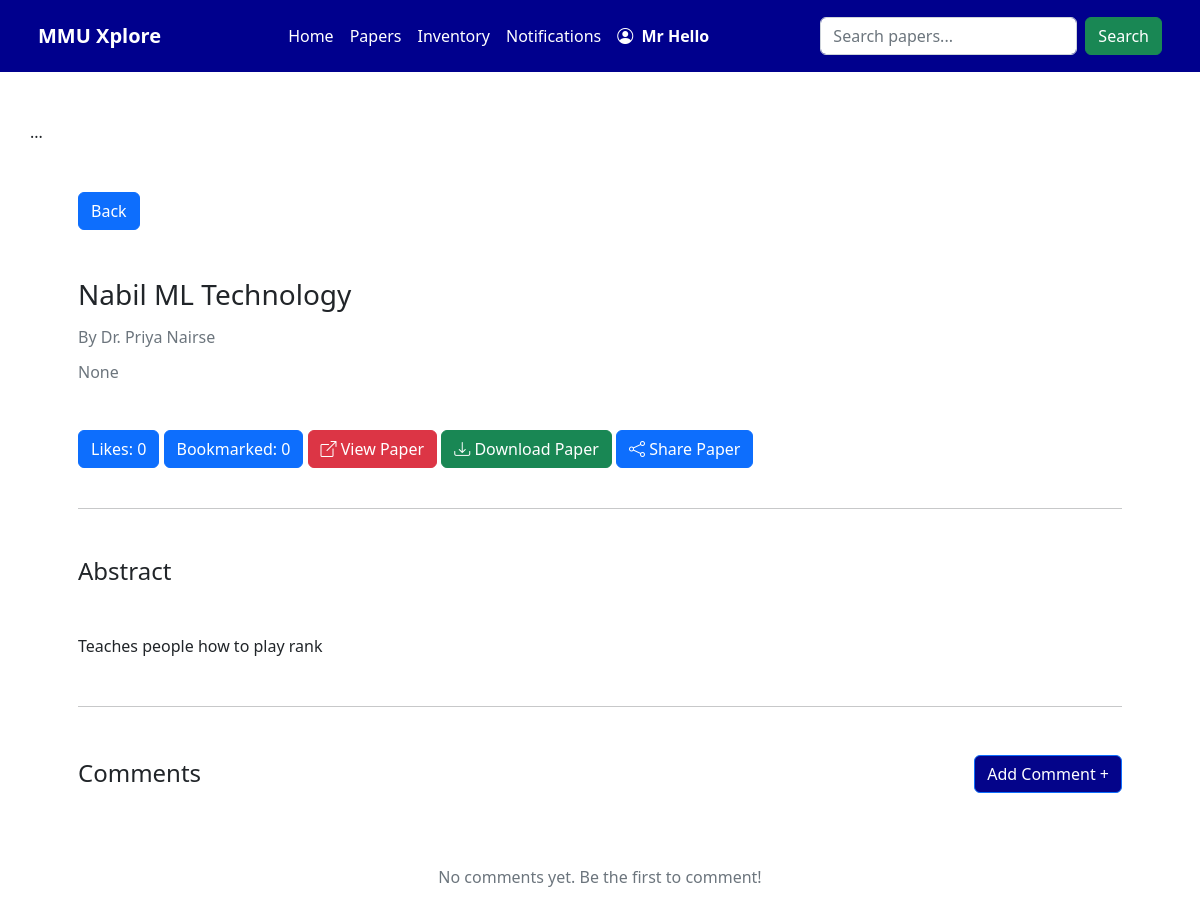
Page /view_research_paper/14/ (signed in) on the earlier database version.
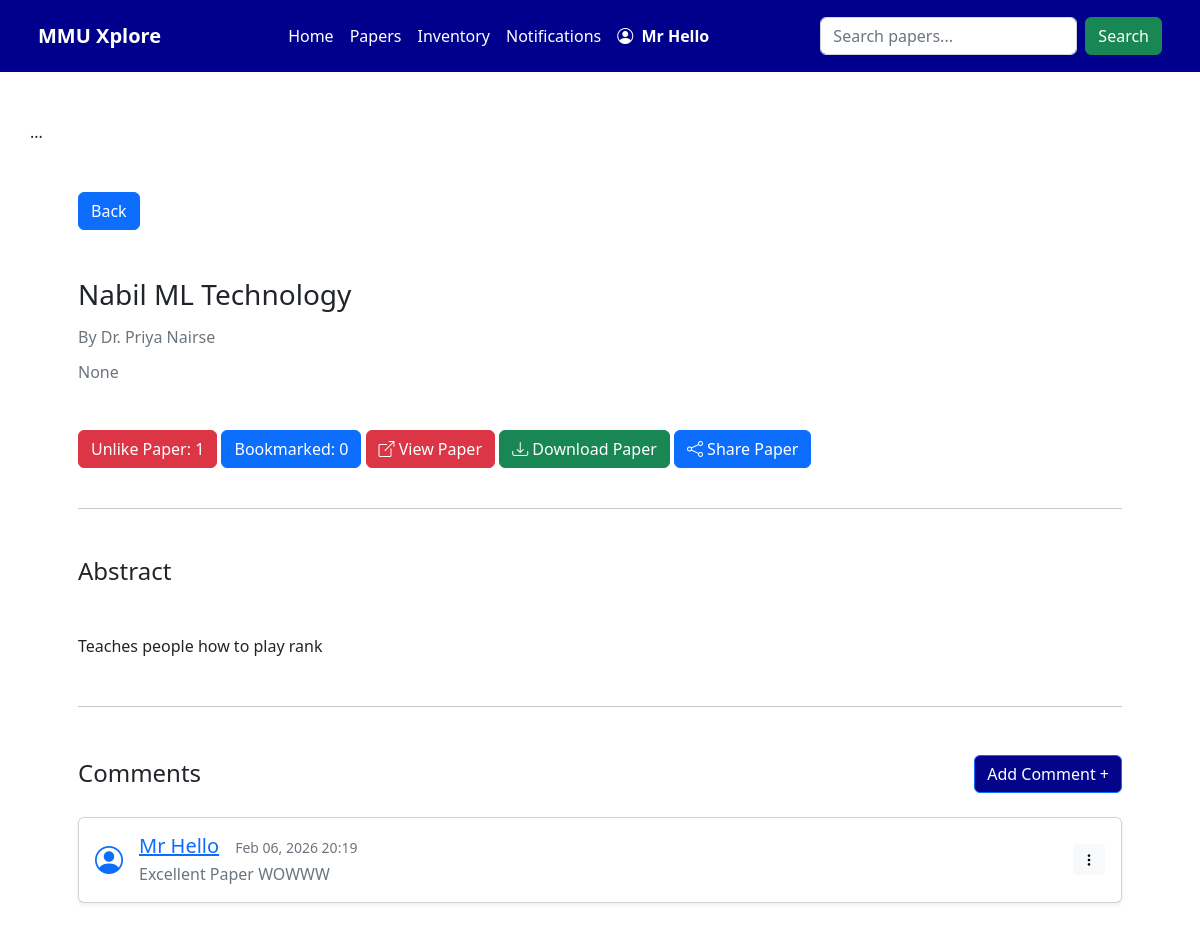
Same page on the later database version.
### myapp/models.py (models this page shows, shortened)
class ResearchPaper(models.Model):
    PAPER_STATUS_CHOICES = [
        ('pending', 'Pending'),
        ('approved', 'Approved'),
        ('rejected', 'Rejected'),
    ]
    paper_id = models.AutoField(primary_key=True)
    researcher_id = models.ForeignKey(Researcher, on_delete=models.CASCADE , null=True, blank=True)
    prog_coor_id = models.ForeignKey(ProgrammeCoordinator, on_delete=models.SET_NULL, null=True, blank=True)
    paper_title = models.CharField(max_length=250)
    paper_category = models.CharField(max_length=100)
    paper_desc = models.TextField()
    paper_doi = models.CharField(max_length=100, blank=True, verbose_name="DOI")
    paper_pdf = models.FileField(upload_to='research_papers/')
    paper_status = models.CharField(max_length=20, choices=PAPER_STATUS_CHOICES, default='Pending')
    paper_coauthor = models.ManyToManyField(User, related_name='coauthored_papers', blank=True)
    total_bookmarked = models.IntegerField(default=0)
    total_likes = models.IntegerField(default=0)
    student_id = models.ForeignKey(Student, on_delete=models.SET_NULL, null=True, blank=True)
    published_date = models.DateField(null=True, blank=True)
    last_updated = models.DateTimeField(auto_now=True)

class User(models.Model):
     user_id = models.AutoField(primary_key=True)
     fullname = models.CharField(max_length=150 , default='unknown' , blank=True)
     university_id = models.CharField(max_length=50, unique=True , default='0000')
     email = models.EmailField(unique=True , default='unknown@example.com')
     password = models.CharField(max_length=250 , default='password')
     role = models.CharField(max_length=50, default='student')
     avatar = models.FileField(upload_to='profile/', blank=True, null=True)
     date_joined = models.DateTimeField(auto_now_add=True )

class Comment(models.Model):
    comment_id = models.AutoField(primary_key=True)
    paper_id = models.ForeignKey(ResearchPaper, on_delete=models.CASCADE, related_name='comments')
    user_id = models.ForeignKey(User, on_delete=models.CASCADE)
    admin_id = models.ForeignKey(Admin, on_delete=models.SET_NULL, null=True, blank=True)
    message_desc = models.TextField()
    created_at = models.DateTimeField(auto_now_add=True)

### myapp/views.py (the view)
# urls.py: path('view_research_paper/<int:paper_id>/', views.view_research_paper, name='view_research_paper'),
def view_research_paper(request, paper_id):
    research_papers = ResearchPaper.objects.get(paper_id=paper_id)
    researcher = research_papers.researcher_id
    researchname = researcher.user_id.fullname
    comments = Comment.objects.filter(paper_id=research_papers)
    user_name = request.session.get('user_name', 'Guest')
    user_id = request.session.get('user_id')
    notifications = Notification.objects.filter(user_id__fullname=user_name).order_by('-created_at') if user_name != 'Guest' else []
    has_liked = False
    has_bookmarked = False
    if user_id:
      has_liked = Likes.objects.filter(paper_id=research_papers, user_id=user_id).exists()
      has_bookmarked = Bookmarks.objects.filter(paper_id=research_papers, user_id=user_id).exists()
    if user_name != 'Guest':
        is_admin = Admin.objects.filter(user_name=user_name).exists()
    return render(request , 'view_research_paper.html', {'user_name': user_name , 'research_papers': research_papers , 'researcher': researcher , 'is_admin': is_admin ,'researchname': researchname, 'comments': comments , 'notifications': notifications , 'has_liked': has_liked, 'has_bookmarked': has_bookmarked , 'user_id': user_id} )

### myapp/views.py (called while the page is built)
def notification_context(request):
    user_name = request.session.get('user_name', 'Guest')
    user_id = request.session.get('user_id')
    read_ids = request.session.get('read_notifications', [])
    notifications = [] # This will essentially be "unread_notifications" for the navbar
    if user_id:
        all_notifs = Notification.objects.filter(user_id_id=user_id).order_by('-created_at')
        notifications = [n for n in all_notifs if n.notify_id not in read_ids]
    elif user_name != 'Guest':
         user = User.objects.filter(fullname=user_name).first()
         if user:
             all_notifs = Notification.objects.filter(user_id=user).order_by('-created_at')
             notifications = [n for n in all_notifs if n.notify_id not in read_ids]
    return {'notifications': notifications}

### myapp/templates/view_research_paper.html (shortened to what the changed rows need)
<!DOCTYPE html>
<html lang="en">
<head>
    <link href="https://cdn.jsdelivr.net/npm/bootstrap@5.2.3/dist/css/bootstrap.min.css" rel="stylesheet"
>
    <link rel="stylesheet" href="https://cdn.jsdelivr.net/npm/bootstrap-icons@1.11.1/font/bootstrap-icons.css">
</head>
<body>
    {% if is_admin %}
    {% include 'components/admin_navbar.html' %}
    {% else %}
    {% include 'components/student_navbar.html' %}
    {% endif %}
    <div class="container  p-5 ">
        <a class="btn btn-primary mb-5" href="{% url 'researchpaper' %}">Back</a>
        <h3 class="mb-3">{{ research_papers.paper_title }}</h3>
        <h6 class="text-muted mb-3">By {{ researchname }}</h6>
        <h6 class="text-muted mb-5">{{ research_papers.published_date }}</h6>
        {% if has_liked %}
        <a href="{% url 'unlike_paper' paper_id=research_papers.paper_id %}" class=" btn btn-danger mb-3"> Unlike Paper: {{ research_papers.total_likes }}</a>
        {% else %}
        <a href="{% url 'like_paper' paper_id=research_papers.paper_id %}" class=" btn btn-primary mb-3"> Likes: {{ research_papers.total_likes }}</a>
        {% endif %}
        {% if has_bookmarked %}
        <a href="{% url 'remove_bookmark' paper_id=research_papers.paper_id %}" class=" btn btn-danger mb-3"> Unbookmark: {{ research_papers.total_bookmarked }}</a>
        {% else %}
        <a href="{% url 'bookmark_paper' paper_id=research_papers.paper_id %}" class=" btn btn-primary mb-3"> Bookmarked: {{ research_papers.total_bookmarked }}</a>
        {% endif %}
{% if research_papers.paper_pdf %}
    <a href="{{ research_papers.paper_pdf.url }}" target="_blank" class="btn btn-danger mb-3">
        <i class="bi bi-box-arrow-up-right"></i> View Paper
    </a>
    <a class="btn btn-success mb-3" href="{{ research_papers.paper_pdf.url }}" download>
        <i class="bi bi-download"></i> Download Paper
    </a>
{% else %}
    <button class="btn btn-secondary mb-3" disabled>
        <i class="bi bi-exclamation-circle"></i> No Paper Available
    </button>
{% endif %}
<button type="button" onclick="copyToClipboard()" class="btn btn-primary mb-3">
    <i class="bi bi-share"></i> Share Paper
</button>
        <hr class="my-4">
        <h4 class="mt-5">Abstract</h4>
        <p class="mt-5 mb-5">{{ research_papers.paper_desc }}</p>
        <hr class="my-4">
        <div class="row align-items-center mt-5">
            <div class="d-flex justify-content-between align-items-center">
            </div>
            <div class="col-12 mt-4">
                {% if comments.count == 0 %}
                <p class="text-muted p-5 text-center">No comments yet. Be the first to comment!</p>
                {% else %}
                {% for comment in comments %}
                <div class="card mb-3 shadow-sm">
                    <div class="card-body">
                        <div class="d-flex align-items-center justify-content-between">
                            <div class="d-flex align-items-center flex-grow-1">
                                <i class="bi bi-person-circle fs-3 me-3 text-primary"></i>
                                <div>
                                    <div class="d-flex align-items-baseline">
                                        <a href="{% url 'inspect_profile' user_id=comment.user_id.user_id %}">
                                            <h5 class="mb-0 me-3">{{ comment.user_id.fullname }}</h5>
                                        </a>
                                        <small class="text-muted">{{ comment.created_at|date:"M d, Y H:i" }}</small>
                                    </div>
                                    <p class="card-text mb-0 mt-1 text-secondary">{{ comment.message_desc }}</p>
                                </div>
                            </div>
                            <div class="dropdown">
                                {% if user_name != 'Guest' %}
                                <button class="btn btn-light btn-sm" type="button" data-bs-toggle="dropdown"
                                    aria-expanded="false">
                                    <i class="bi bi-three-dots-vertical"></i>
                                </button>
                                {% endif %}
                            </div>
                        </div>
                    </div>
                </div>
                {% endfor %}
                {% endif %}
            </div>
        </div>
    </div>
</body>
</html>

### myapp/templates/components/student_navbar.html (shortened to what this page needs)
<nav class="navbar navbar-expand-lg" style="background-color: rgb(0, 0, 141);">
    <div class="container p-2">
        <a class="navbar-brand fw-bold text-white" href="/">MMU Xplore</a>
        <div class="collapse navbar-collapse" id="navbarContent">
            <ul class="navbar-nav mx-auto mb-2 mb-lg-0">
                <li class="nav-item">
                    <a class="nav-link text-white" href="/">Home</a>
                </li>
                <li class="nav-item">
                    <a class="nav-link text-white" href="/researchpaper">Papers</a>
                </li>
                <li class="nav-item">
                    <a class="nav-link text-white" href="/inventory_page">Inventory</a>
                </li>
                <li class="nav-item">
                    <a class="nav-link text-white" href="{% url 'notification_page' %}">Notifications</a>
                </li>
                <li class="nav-item">
                    {% if user_name != 'Guest' %}
                        <a class="nav-link text-white fw-semibold" href="#" data-bs-toggle="modal" data-bs-target="#profileModal">
                            <i class="bi bi-person-circle me-1"></i> {{ user_name }}
                        </a>
                    {% else %}
                        <a class="nav-link text-white" href="/signup">Sign Up</a>
                    {% endif %}
                </li>
            </ul>
            <form class="d-flex" method="GET" action="{% url 'search_paper' %}">
                <input class="form-control me-2" type="search" name="search_query"
                       value="{{ search_query|default:'' }}" placeholder="Search papers..." aria-label="Search">
                <button class="btn btn-success" type="submit">Search</button>
            </form>
        </div>
    </div>
</nav>
<div class="container mt-5">
    <div class="row">
        ...
    </div>
</div>

Differences in the rows shown:
now on this page (row unchanged): User: fullname "Mr Hello"
changed ResearchPaper "Nabil ML Technology": total_likes "0" → "1"
added Comment: user_id.fullname "Mr Hello", created_at "Feb 06, 2026 20:19", message_desc "Excellent Paper WOWWW"
Other differences:
{{ user_name }}: "Mr Hello" → (not shown)
text no longer shown: "Likes: No comments yet. Be the first to comment!"
text now shown: "Unlike Paper:"
